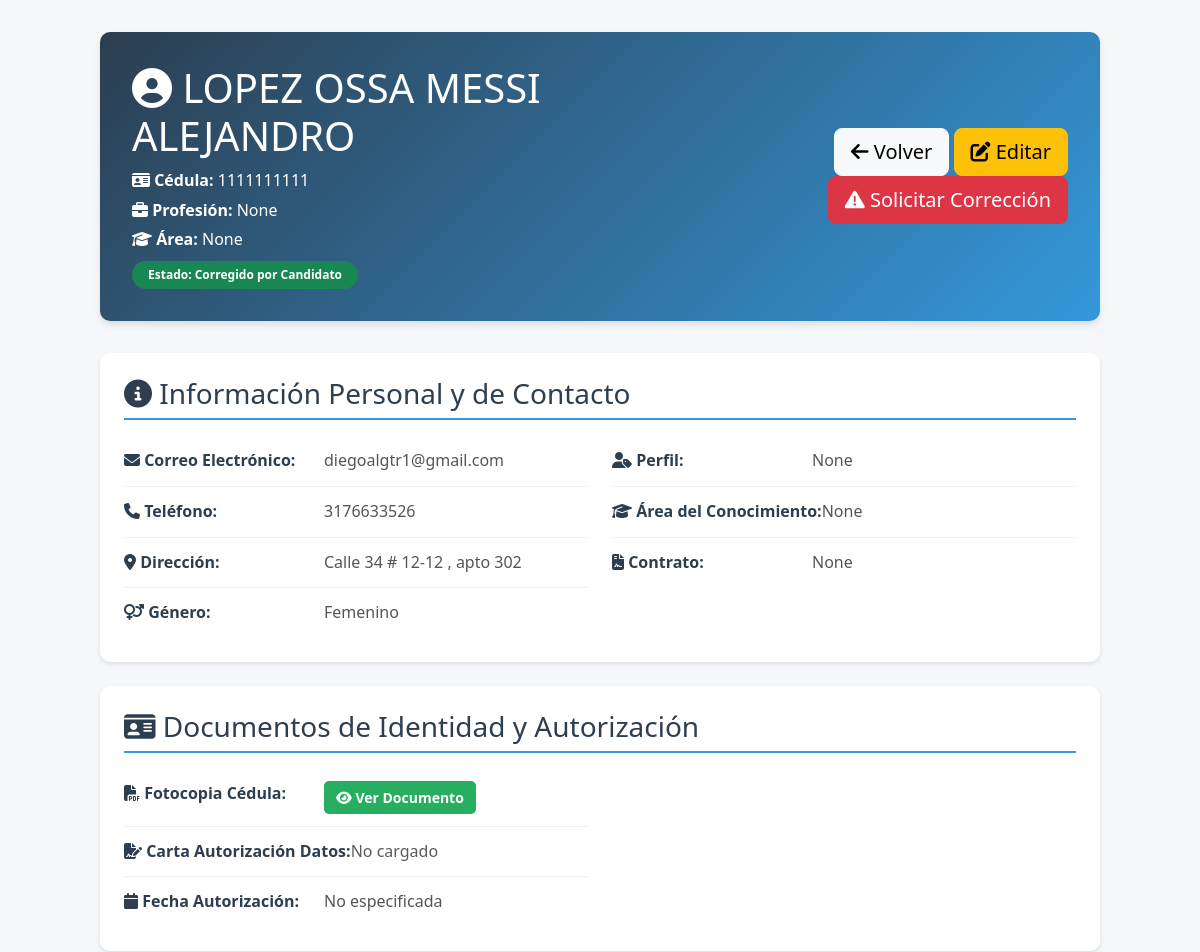
The page /formapp/admin/applicants/25/ (signed in, upper part) on the database as committed earlier.
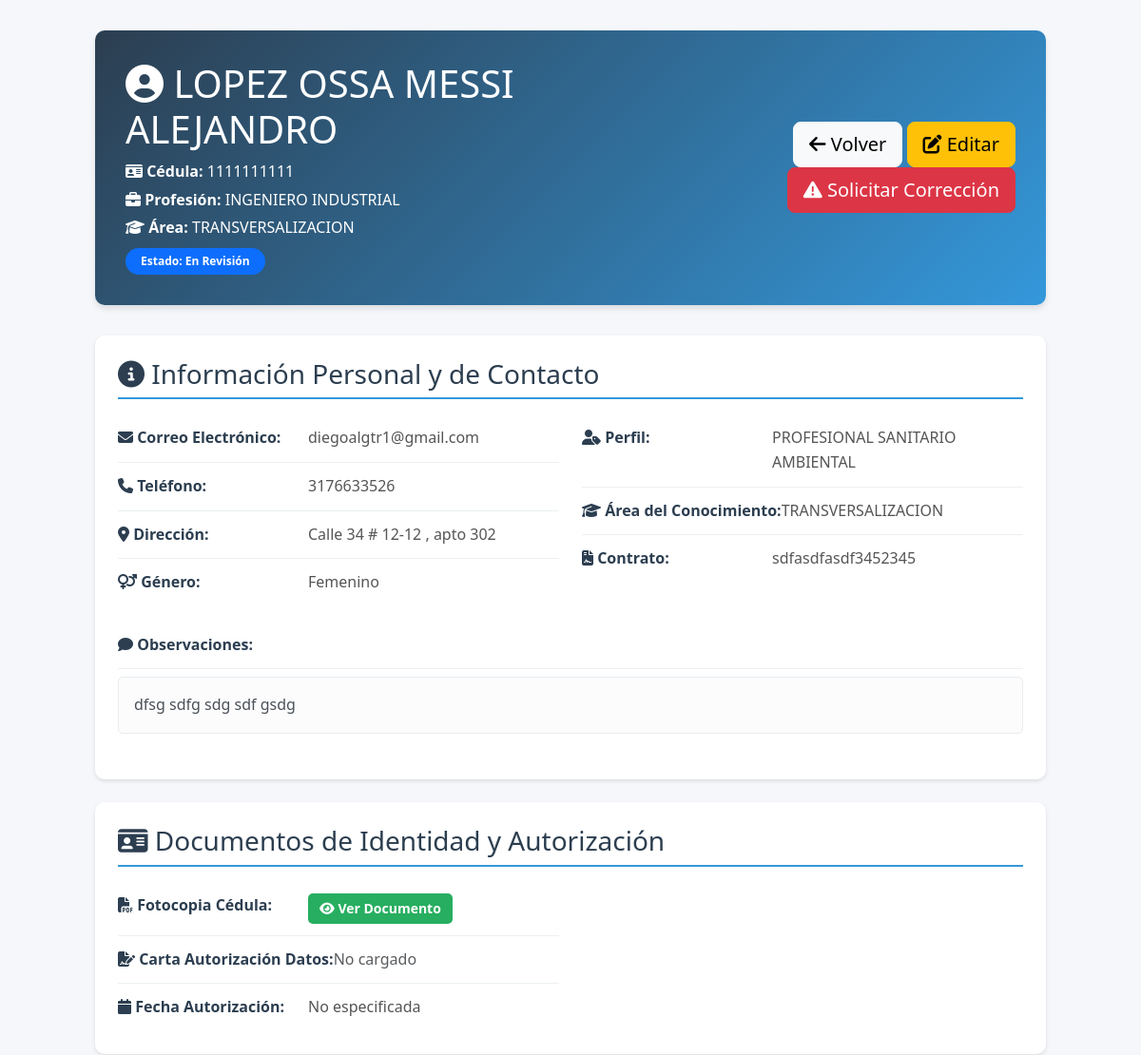
The same page on the database as committed later.
### formapp/models.py (models this page shows, shortened)
class InformacionBasica(models.Model):
    ESTADO_CHOICES = [
        ('RECIBIDO', 'Recibido'),
        ('EN_REVISION', 'En Revisión'),
        ('PENDIENTE_CORRECCION', 'Pendiente de Corrección'),
        ('CORREGIDO', 'Corregido por Candidato'),
        ('VERIFICADO', 'Verificado / Aprobado'),
        ('RECHAZADO', 'Rechazado'),
    ]
    estado = models.CharField(
        max_length=50,
        choices=ESTADO_CHOICES,
        default='RECIBIDO',
        verbose_name='Estado del Proceso'
    )
    token_correccion = models.UUIDField(default=uuid.uuid4, editable=False, blank=True, null=True)
    token_expiracion = models.DateTimeField(blank=True, null=True, verbose_name='Expiración del Token')
    comentarios_correccion = models.TextField(
        blank=True,
        null=True,
        verbose_name='Comentarios de Corrección del Candidato',
        help_text='Explicación del candidato sobre qué información corrigió'
    )
    campos_a_corregir = models.JSONField(
        default=list,
        blank=True,
        verbose_name='Campos a Corregir',
        help_text='Lista de campos que el candidato debe corregir'
    )
    GENERO_CHOICES = [
        ('Femenino', 'Femenino'),
        ('Masculino', 'Masculino'),
        ('Otro', 'Otro'),
    ]
    AREA_CONOCIMIENTO_CHOICES = [
        ('JURIDICO', 'JURIDICO'),
        ('TECNICO', 'TECNICO'),
        ('TRANSVERSALIZACION', 'TRANSVERSALIZACION'),
        ('LIDERES', 'LIDERES'),
        ('PSICOLOGIA', 'PSICOLOGIA'),
        ('GESTION HUMANA', 'GESTION HUMANA'),
        ('SOCIAL', 'SOCIAL'),
        ('ADMINISTRATIVO Y FINANCIERO', 'ADMINISTRATIVO Y FINANCIERO'),
        ('SANEAMIENTO Y NUTRICIONAL - PROFESIONAL', 'SANEAMIENTO Y NUTRICIONAL - PROFESIONAL'),
        ('SANEAMIENTO Y NUTRICIONAL - TECNICO', 'SANEAMIENTO Y NUTRICIONAL - TECNICO'),
        ('COORDINADOR LOGISTICO', 'COORDINADOR LOGISTICO'),
        ('LIDER TECNICO', 'LIDER TECNICO'),
        ('FORMACION', 'FORMACION'),
        ('LIDER ADMINISTRATIVO Y FINANCIERO', 'LIDER ADMINISTRATIVO Y FINANCIERO'),
        ('SOSTENIBILIDAD', 'SOSTENIBILIDAD'),
        ('LOGISTICA', 'LOGISTICA'),
        ('COMUNICACIONES', 'COMUNICACIONES'),
        ('PLANEACION', 'PLANEACION'),
        ('PROFESIONAL ESPECIALIZADO DIRECTOR', 'PROFESIONAL ESPECIALIZADO DIRECTOR'),
        ('PROFESIONAL ADMINISTRATIVO', 'PROFESIONAL ADMINISTRATIVO'),
        ('PROFESIONAL CONTABLE', 'PROFESIONAL CONTABLE'),
        ('OTRO', 'OTRO'),
    ]
    PROFESION_CHOICES = [
        ('ABOGADO', 'ABOGADO'),
        ('ADMINISTRADOR AGROPECUARIO', 'ADMINISTRADOR AGROPECUARIO'),
        ('ADMINISTRADOR AMBIENTAL', 'ADMINISTRADOR AMBIENTAL'),
        ('ADMINISTRADOR DE EMPRESAS', 'ADMINISTRADOR DE EMPRESAS'),
        ('ADMINISTRADOR DE NEGOCIOS', 'ADMINISTRADOR DE NEGOCIOS'),
        ('ADMINISTRADOR PUBLICO', 'ADMINISTRADOR PUBLICO'),
        ('AUXILIAR CONTABLE Y FINANCIERO', 'AUXILIAR CONTABLE Y FINANCIERO'),
        ('BACHILLER', 'BACHILLER'),
        ('CONTADOR PUBLICO', 'CONTADOR PUBLICO'),
        ('INGENIERO AGROINDUSTRIAL', 'INGENIERO AGROINDUSTRIAL'),
        ('INGENIERO AGRONOMO', 'INGENIERO AGRONOMO'),
        ('INGENIERO DE ALIMENTOS', 'INGENIERO DE ALIMENTOS'),
        ('INGENIERO DE SISTEMAS', 'INGENIERO DE SISTEMAS'),
        ('INGENIERO INDUSTRIAL', 'INGENIERO INDUSTRIAL'),
        ('LICENCIADO EN ADMINISTRACION DE NEGOCIOS CON ENFASIS EN MERCADEO', 'LICENCIADO EN ADMINISTRACION DE NEGOCIOS CON ENFASIS EN MERCADEO'),
        ('LICENCIADO EN CIENCIAS RELIGIOSAS', 'LICENCIADO EN CIENCIAS RELIGIOSAS'),
        ('LICENCIADO EN EDUCACION BASICA', 'LICENCIADO EN EDUCACION BASICA'),
        ('LICENCIADO EN PEDAGOGIA INFANTIL', 'LICENCIADO EN PEDAGOGIA INFANTIL'),
        ('NORMALISTA SUPERIOR', 'NORMALISTA SUPERIOR'),
        ('NUTRICIONISTA DIETISTA', 'NUTRICIONISTA DIETISTA'),
        ('PROFESIONAL EN AGROINDUSTRIA', 'PROFESIONAL EN AGROINDUSTRIA'),
        ('PROFESIONAL EN FINANZAS Y NEGOCIOS INTERNACIONALES', 'PROFESIONAL EN FINANZAS Y NEGOCIOS INTERNACIONALES'),
        ('PSICOLOGO', 'PSICOLOGO'),
        ('SOCIOLOGO', 'SOCIOLOGO'),
        ('TECNICO EN ADMINISTRACION DE NEGOCIOS', 'TECNICO EN ADMINISTRACION DE NEGOCIOS'),
        ('TECNICO EN ASISTENCIA ADMINISTRATIVA', 'TECNICO EN ASISTENCIA ADMINISTRATIVA'),
        ('TECNICO EN ASISTENCIA Y ATENCION INTEGRAL A LA PRIMERA INFANCIA', 'TECNICO EN ASISTENCIA Y ATENCION INTEGRAL A LA PRIMERA INFANCIA'),
        ('TECNICO EN CONTABILIZACION DE OPERACIONES COMERCIALES Y FINANCIERAS', 'TECNICO EN CONTABILIZACION DE OPERACIONES COMERCIALES Y FINANCIERAS'),
        ('TECNICO EN GESTION DE SISTEMAS DE MANEJO AMBIENTAL', 'TECNICO EN GESTION DE SISTEMAS DE MANEJO AMBIENTAL'),
        ('TECNICO EN RECURSOS HUMANOS', 'TECNICO EN RECURSOS HUMANOS'),
        ('TECNICO LABORAL EN AUXILIAR ADMINISTRATIVO', 'TECNICO LABORAL EN AUXILIAR ADMINISTRATIVO'),
        ('TECNICO LABORAL EN CHEF', 'TECNICO LABORAL EN CHEF'),
        ('TECNICO LABORAL EN CONTABILIDAD Y FINANZAS', 'TECNICO LABORAL EN CONTABILIDAD Y FINANZAS'),
        ('TECNICO LABORAL EN SECRETARIADO ADMINISTRATIVO Y GERENCIAL', 'TECNICO LABORAL EN SECRETARIADO ADMINISTRATIVO Y GERENCIAL'),
        ('TECNICO LABORAL POR COMPETENCIAS EN CONTABILIDAD GENERAL SISTEMATIZADA', 'TECNICO LABORAL POR COMPETENCIAS EN CONTABILIDAD GENERAL SISTEMATIZADA'),
        ('TECNICO PROFESIONAL EN INGENIERIA DE SISTEMAS', 'TECNICO PROFESIONAL EN INGENIERIA DE SISTEMAS'),
        ('TECNICO PROFESIONAL EN PROCESAMIENTO DE ALIMENTOS', 'TECNICO PROFESIONAL EN PROCESAMIENTO DE ALIMENTOS'),
        ('TECNOLOGO EN AGUA Y SANEAMIENTO', 'TECNOLOGO EN AGUA Y SANEAMIENTO'),
        ('TECNOLOGO EN ALIMENTOS', 'TECNOLOGO EN ALIMENTOS'),
        ('TECNOLOGO EN CONTROL DE CALIDAD DE ALIMENTOS', 'TECNOLOGO EN CONTROL DE CALIDAD DE ALIMENTOS'),
        ('TECNOLOGO EN ECOLOGIA Y MANEJO AMBIENTAL', 'TECNOLOGO EN ECOLOGIA Y MANEJO AMBIENTAL'),
        ('TECNOLOGO EN GESTION ADMINISTRATIVA', 'TECNOLOGO EN GESTION ADMINISTRATIVA'),
        ('TECNOLOGO EN GESTION DE PROYECTOS DE DESARROLLO ECONOMICO Y SOCIAL', 'TECNOLOGO EN GESTION DE PROYECTOS DE DESARROLLO ECONOMICO Y SOCIAL'),
        ('TECNOLOGO EN GESTION DE RECURSOS NATURALES', 'TECNOLOGO EN GESTION DE RECURSOS NATURALES'),
        ('TECNOLOGO EN GESTION DEL TALENTO HUMANO', 'TECNOLOGO EN GESTION DEL TALENTO HUMANO'),
        ('TECNOLOGO EN PROCESAMIENTO DE ALIMENTOS PERECEDEROS', 'TECNOLOGO EN PROCESAMIENTO DE ALIMENTOS PERECEDEROS'),
        ('TECNOLOGO INDUSTRIAL', 'TECNOLOGO INDUSTRIAL'),
        ('TEOLOGO', 'TEOLOGO'),
        ('TRABAJADOR SOCIAL', 'TRABAJADOR SOCIAL'),
        ('OTRO', 'OTRO'),
    ]
    PERFIL_CHOICES = [
        ('BACHILLER GGHH', 'BACHILLER GGHH'),
        ('PROFESIONAL SOCIAL', 'PROFESIONAL SOCIAL'),
        ('PROFESIONAL PSICOLOGIA', 'PROFESIONAL PSICOLOGIA'),
        ('LIDER DE NUTRICIONAL', 'LIDER DE NUTRICIONAL'),
        ('TECNICO SANITARIO AMBIENTAL', 'TECNICO SANITARIO AMBIENTAL'),
        ('TECNICO NUTRICIONAL', 'TECNICO NUTRICIONAL'),
        ('TECNICO GGHH', 'TECNICO GGHH'),
        ('PROFESIONAL SANITARIO AMBIENTAL', 'PROFESIONAL SANITARIO AMBIENTAL'),
        ('PROFESIONAL FORMACION', 'PROFESIONAL FORMACION'),
        ('ABOGADO', 'ABOGADO'),
        ('OTRO', 'OTRO'),
    ]
    primer_apellido = models.CharField(max_length=50, verbose_name='Primer Apellido', default='')
    segundo_apellido = models.CharField(max_length=50, verbose_name='Segundo Apellido', default='')
    primer_nombre = models.CharField(max_length=50, verbose_name='Primer Nombre', default='')
    segundo_nombre = models.CharField(max_length=50, verbose_name='Segundo Nombre', blank=True, null=True)
    nombre_completo = models.CharField(max_length=200, verbose_name='Nombre Completo', blank=True, null=True)
    cedula = models.CharField(
        max_length=20,
        unique=True,
        verbose_name='Cédula',
        error_messages={
            'unique': 'Ya existe un registro con esta cédula. Por favor, verifica el número de cédula.'
        }
    )
    genero = models.CharField(max_length=50, verbose_name='Género', choices=GENERO_CHOICES)
    tipo_via = models.CharField(max_length=50, verbose_name='Tipo de Vía (Calle/Avenida/Carrera)', default='Calle')
    numero_via = models.CharField(max_length=20, verbose_name='Número de Vía', default='')
    numero_casa = models.CharField(max_length=20, verbose_name='Número de Casa/Edificio', default='')
    complemento_direccion = models.CharField(max_length=200, verbose_name='Complemento (Apto, Interior, etc.)', blank=True, null=True)
    barrio = models.CharField(max_length=200, verbose_name='Barrio', blank=True, null=True)
    telefono = models.CharField(max_length=20, verbose_name='Teléfono')
    correo = models.EmailField(verbose_name='Correo Electrónico')
    perfil = models.CharField(max_length=200, verbose_name='Perfil Profesional', blank=True, null=True)
    perfil_otro = models.CharField(max_length=200, verbose_name='Perfil Profesional (Otro)', blank=True, null=True)
    area_del_conocimiento = models.CharField(max_length=200, verbose_name='Área del Conocimiento', blank=True, null=True)
    area_del_conocimiento_otro = models.CharField(max_length=200, verbose_name='Área del Conocimiento (Otro)', blank=True, null=True)
    profesion = models.CharField(max_length=200, verbose_name='Profesión', blank=True, null=True)
    profesion_otro = models.CharField(max_length=200, verbose_name='Profesión (Otro)', blank=True, null=True)
    contrato = models.CharField(max_length=200, verbose_name='Contrato', blank=True, null=True)
    observacion = models.TextField(verbose_name='Observaciones', blank=True, null=True)
    acepta_politica = models.BooleanField(
        default=False,
        verbose_name='Acepto política de tratamiento de datos',
        help_text='Debe aceptar la política de tratamiento de datos para continuar.'
    )

### formapp/views/views_admin.py (the view)
# urls.py: path('admin/applicants/<int:pk>/', ApplicantDetailView.as_view(), name='applicant_detail'),
class ApplicantDetailView(LoginRequiredMixin, DetailView):
    model = InformacionBasica
    template_name = 'formapp/applicant_detail.html'
    context_object_name = 'applicant'

### formapp/templates/formapp/applicant_detail.html (shortened to what this page needs)
{% extends 'base.html' %}
{% load static %}
{% block content %}
<div class="detail-container">
    <div class="detail-header">
        <div class="d-flex justify-content-between align-items-center">
            <div>
                <h1 class="mb-2">
                    <i class="fas fa-user-circle"></i> {{ applicant.nombre_completo }}
                </h1>
                <p class="mb-1"><i class="fas fa-id-card"></i> <strong>Cédula:</strong> {{ applicant.cedula }}</p>
                <p class="mb-1"><i class="fas fa-briefcase"></i> <strong>Profesión:</strong> {{ applicant.profesion }}</p>
                <p class="mb-0"><i class="fas fa-graduation-cap"></i> <strong>Área:</strong> {{ applicant.area_del_conocimiento }}</p>
                <div class="mt-2">
                    <span class="badge {% if applicant.estado == 'RECIBIDO' %}bg-info{% elif applicant.estado == 'EN_REVISION' %}bg-primary{% elif applicant.estado == 'PENDIENTE_CORRECCION' %}bg-warning{% elif applicant.estado == 'CORREGIDO' %}bg-success{% elif applicant.estado == 'VERIFICADO' %}bg-success{% else %}bg-secondary{% endif %}">
                        Estado: {{ applicant.get_estado_display }}
                    </span>
                </div>
            </div>
            <div class="text-end">
                <a href="{% url 'formapp:applicant_list' %}" class="btn btn-light btn-lg">
                    <i class="fas fa-arrow-left"></i> Volver
                </a>
                {% if user.is_staff %}
                <a href="{% url 'formapp:applicant_edit' applicant.pk %}" class="btn btn-warning btn-lg">
                    <i class="fas fa-edit"></i> Editar
                </a>
                <button type="button" class="btn btn-danger btn-lg" data-bs-toggle="modal" data-bs-target="#correctionModal">
                    <i class="fas fa-exclamation-triangle"></i> Solicitar Corrección
                </button>
                {% endif %}
            </div>
        </div>
    </div>
    <div class="detail-section">
        <h3>
            <i class="fas fa-info-circle"></i> Información Personal y de Contacto
        </h3>
        <div class="row">
            <div class="col-md-6">
                <div class="info-row">
                    <span class="info-label"><i class="fas fa-envelope"></i> Correo Electrónico:</span>
                    <span class="info-value">{{ applicant.correo }}</span>
                </div>
                <div class="info-row">
                    <span class="info-label"><i class="fas fa-phone"></i> Teléfono:</span>
                    <span class="info-value">{{ applicant.telefono }}</span>
                </div>
                <div class="info-row">
                    <span class="info-label"><i class="fas fa-map-marker-alt"></i> Dirección:</span>
                    <span class="info-value">
                        {{ applicant.tipo_via }} {{ applicant.numero_via }} # {{ applicant.numero_casa }}
                        {% if applicant.complemento_direccion %}, {{ applicant.complemento_direccion }}{% endif %}
                    </span>
                </div>
                <div class="info-row">
                    <span class="info-label"><i class="fas fa-venus-mars"></i> Género:</span>
                    <span class="info-value">{{ applicant.genero }}</span>
                </div>
            </div>
            <div class="col-md-6">
                <div class="info-row">
                    <span class="info-label"><i class="fas fa-user-tag"></i> Perfil:</span>
                    <span class="info-value">{{ applicant.perfil }}</span>
                </div>
                <div class="info-row">
                    <span class="info-label"><i class="fas fa-graduation-cap"></i> Área del Conocimiento:</span>
                    <span class="info-value">{{ applicant.area_del_conocimiento }}</span>
                </div>
                <div class="info-row">
                    <span class="info-label"><i class="fas fa-file-contract"></i> Contrato:</span>
                    <span class="info-value">{{ applicant.contrato }}</span>
                </div>
            </div>
        </div>
        {% if applicant.observacion %}
        <div class="info-row mt-3">
            <span class="info-label"><i class="fas fa-comment"></i> Observaciones:</span>
        </div>
        <div class="alert alert-light mt-2">
            {{ applicant.observacion }}
        </div>
        {% endif %}
    </div>
    {% if applicant.documentos_identidad %}
    <div class="detail-section">
        <h3>
            <i class="fas fa-id-card"></i> Documentos de Identidad y Autorización
        </h3>
        <div class="row">
            <div class="col-md-6">
                <div class="info-row">
                    <span class="info-label"><i class="fas fa-file-pdf"></i> Fotocopia Cédula:</span>
                    {% if applicant.documentos_identidad.fotocopia_cedula %}
                        <a href="{{ applicant.documentos_identidad.fotocopia_cedula.url }}" target="_blank" class="btn btn-sm btn-success">
                            <i class="fas fa-eye"></i> Ver Documento
                        </a>
                    {% else %}
                        <span class="info-value text-muted">No cargado</span>
                    {% endif %}
                </div>
                <div class="info-row">
                    <span class="info-label"><i class="fas fa-file-signature"></i> Carta Autorización Datos:</span>
                    {% if applicant.documentos_identidad.carta_autorizacion_datos %}
                        <a href="{{ applicant.documentos_identidad.carta_autorizacion_datos.url }}" target="_blank" class="btn btn-sm btn-success">
                            <i class="fas fa-eye"></i> Ver Documento
                        </a>
                    {% else %}
                        <span class="info-value text-muted">No cargado</span>
                    {% endif %}
                </div>
                <div class="info-row">
                    <span class="info-label"><i class="fas fa-calendar"></i> Fecha Autorización:</span>
                    <span class="info-value">{{ applicant.documentos_identidad.fecha_autorizacion|date:"d/m/Y"|default:"No especificada" }}</span>
                </div>
            </div>
            <div class="col-md-6">
            </div>
        </div>
    </div>
    {% endif %}
</div>
{% endblock %}

Rows that differ between the two databases and show on the page:
changed InformacionBasica "LOPEZ OSSA MESSI ALEJANDRO": profesion "None" → "INGENIERO INDUSTRIAL"; area_del_conocimiento "None" → "TRANSVERSALIZACION"; estado "Corregido por Candidato" → "En Revisión"; perfil "None" → "PROFESIONAL SANITARIO AMBIENTAL"; contrato "None" → "sdfasdfasdf3452345"; observacion (not shown) → "dfsg sdfg sdg sdf gsdg"
Other text that changed with them:
text now shown: "Observaciones:"
